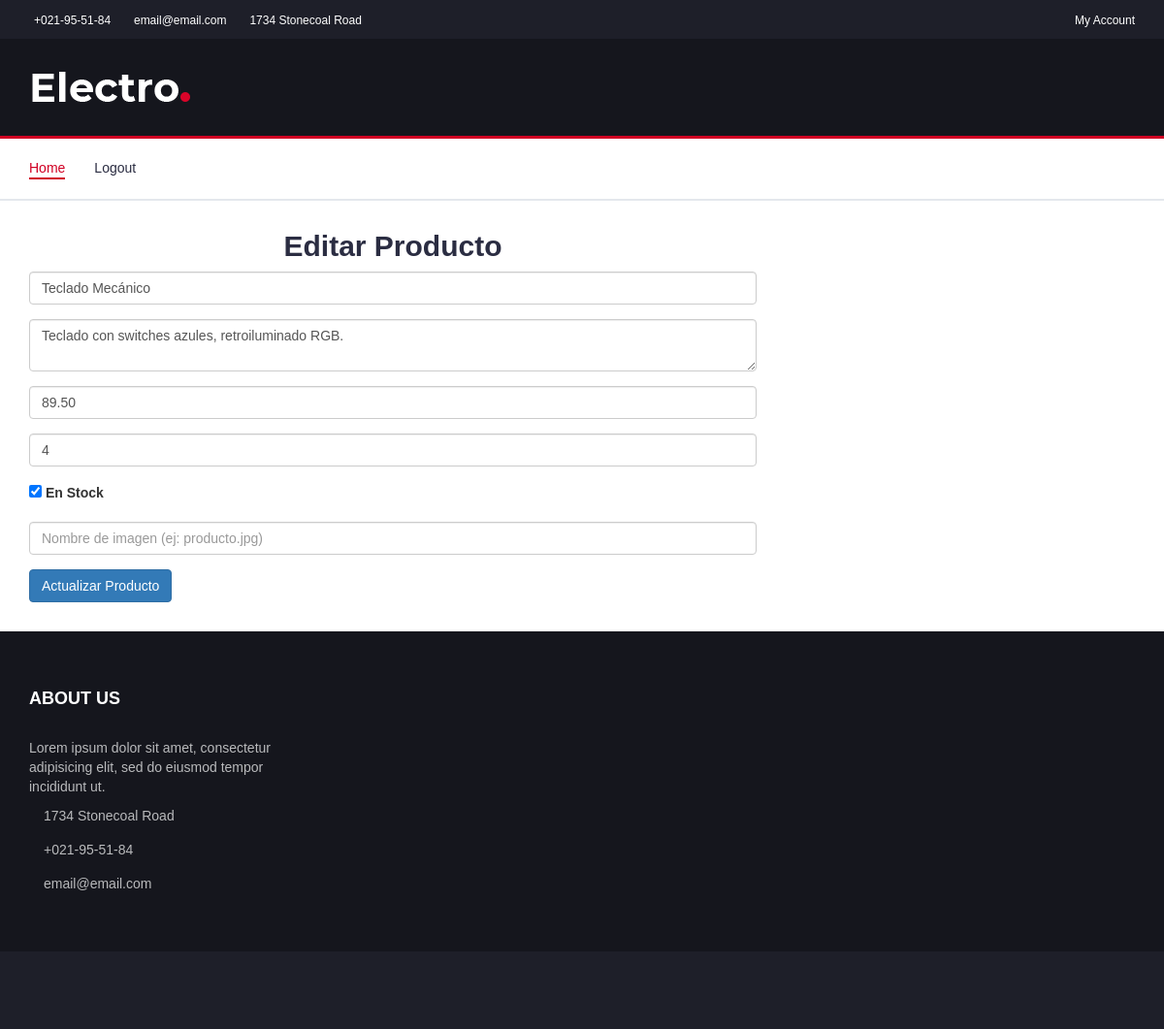
/edit-product.php?id=2 (signed in), run on the app's committed database.
### tables this page shows
CREATE TABLE products (
    id INT AUTO_INCREMENT PRIMARY KEY,
    name VARCHAR(255) NOT NULL,
    description TEXT,
    price DECIMAL(10, 2) NOT NULL,
    stars INT CHECK (stars BETWEEN 0 AND 5),
    isInStock BOOLEAN DEFAULT TRUE
);

### edit-product.php (the view, shortened to what this page needs)
<?php
include 'db_connect.php';
$id = $_GET['id'] ?? null;
$res = mysqli_query($conn, "SELECT * FROM products WHERE id = $id LIMIT 1");
$product = mysqli_fetch_assoc($res);
?>
<!DOCTYPE html>
<html lang="es">
<head>
    <link rel="stylesheet" href="css/bootstrap.min.css">
    <link rel="stylesheet" href="css/style.css">
</head>
<body>
<?php include 'header.php'; ?>
<div class="section">
    <div class="container">
        <div class="row">
            <div class="col-md-8 offset-md-2">
                <h2 class="text-center mb-4">Editar Producto</h2>
                <form method="POST">
                    <div class="form-group">
                        <input name="name" class="form-control" placeholder="Nombre" value="<?php echo htmlspecialchars($product['name']); ?>" required>
                    </div>
                    <div class="form-group">
                        <textarea name="description" class="form-control" placeholder="Descripción"><?php echo htmlspecialchars($product['description']); ?></textarea>
                    </div>
                    <div class="form-group">
                        <input name="price" type="number" step="0.01" class="form-control" placeholder="Precio" value="<?php echo $product['price']; ?>" required>
                    </div>
                    <div class="form-group">
                        <input name="stars" type="number" min="0" max="5" class="form-control" placeholder="Estrellas (0-5)" value="<?php echo $product['stars']; ?>" required>
                    </div>
                    <div class="form-group">
                        <label><input type="checkbox" name="isInStock" <?php echo $product['isInStock'] ? 'checked' : ''; ?>> En Stock</label>
                    </div>
                    <div class="form-group">
                        <input name="imageName" class="form-control" placeholder="Nombre de imagen (ej: producto.jpg)" value="<?php echo htmlspecialchars($product['imageName']); ?>" required>
                    </div>
                    <button name="update" class="btn btn-primary" type="submit">Actualizar Producto</button>
                </form>
            </div>
        </div>
    </div>
</div>
<?php include 'footer.php'; ?>
</body>
</html>

### css/style.css (style rules this page uses)
body { font-family: 'Montserrat', sans-serif; font-weight: 400; color: #333; }
h1, h2, h3, h4, h5, h6 { color: #2B2D42; font-weight: 700; margin: 0 0 10px; }
.section { padding-top: 30px; padding-bottom: 30px; }

### data on the page
products: name "Teclado Mecánico", description "Teclado con switches azules, retroiluminado RGB.", price "89.50", stars "4", isInStock "☑"
